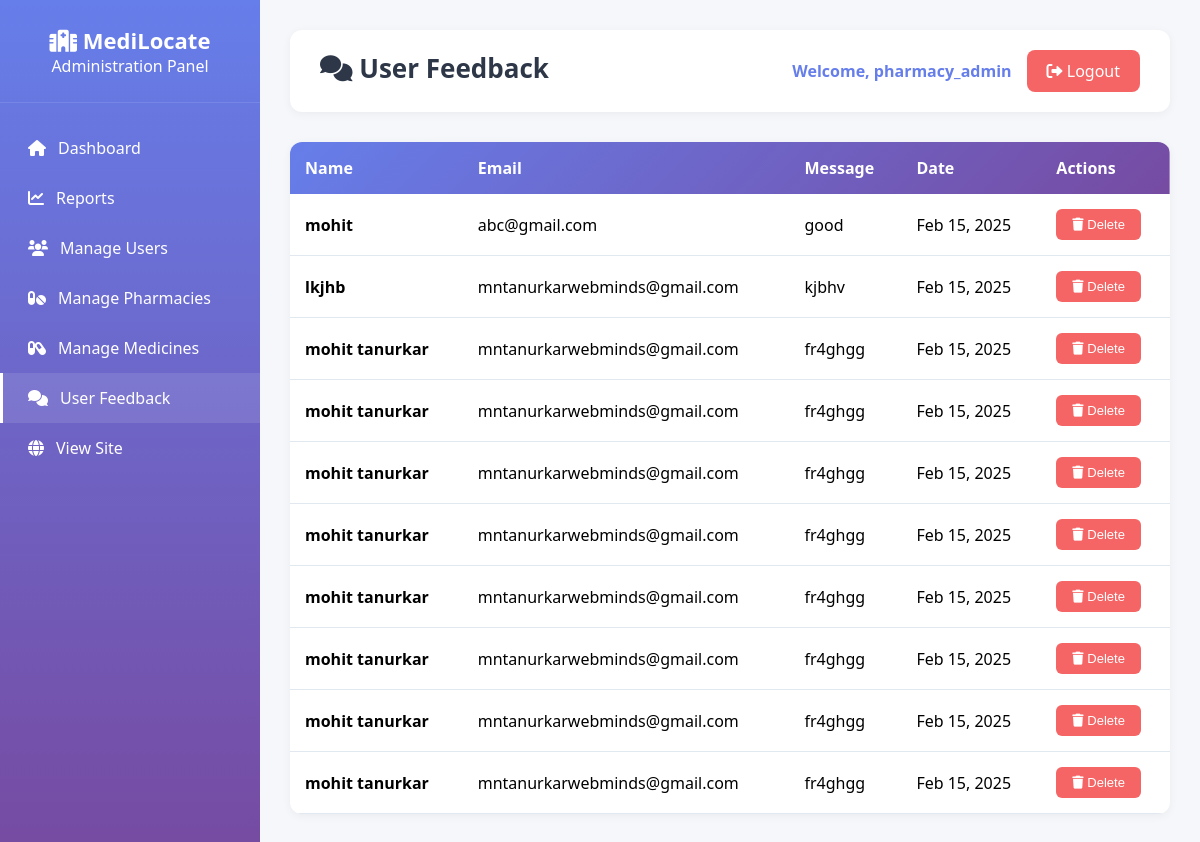
/admin-ml/feedback/ (signed in), run on an earlier commit of the app's database.
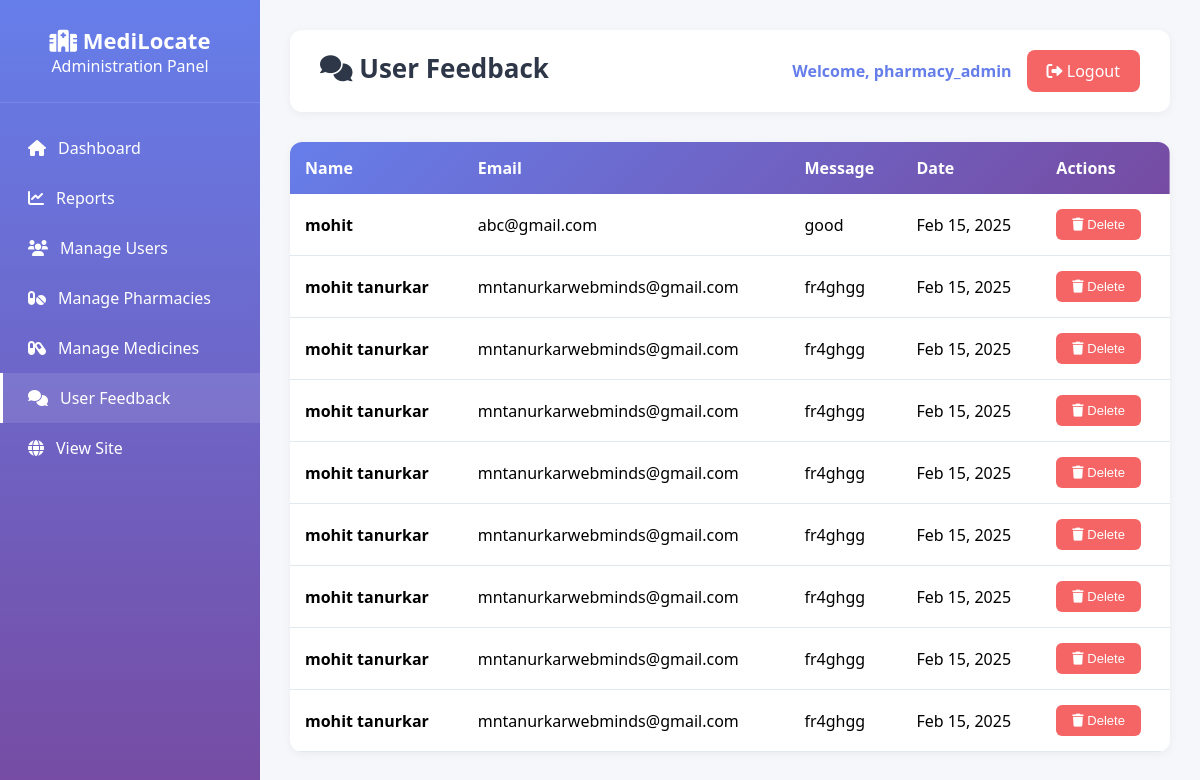
And on a later commit of the database.
### webapp/models.py (models this page shows, shortened)
class Feedback(models.Model):
    name = models.CharField(max_length=255)
    email = models.EmailField()
    message = models.TextField()
    submitted_at = models.DateTimeField(auto_now_add=True)

### webapp/admin_views.py (the view)
# urls.py: path('admin-ml/feedback/', admin_views.admin_feedback, name='admin_feedback'),
@login_required
@user_passes_test(is_admin)
def admin_feedback(request):
    feedbacks = Feedback.objects.all().order_by('-id')
    paginator = Paginator(feedbacks, 20)
    page = request.GET.get('page', 1)
    feedbacks_page = paginator.get_page(page)
    context = {
        'feedbacks': feedbacks_page,
        'admin_user': request.user,
    }
    return render(request, 'admin/feedback.html', context)

### webapp/admin_views.py (called while the page is built)
def is_admin(user):
    if not user.is_authenticated:
        return False
    return user.is_staff or (hasattr(user, 'profile') and user.profile.role == 'ADMIN')

### webapp/templates/admin/feedback.html (shortened to what this page needs)
{% load static %}
<!DOCTYPE html>
<html lang="en">
<head>
    <link rel="stylesheet" href="https://cdnjs.cloudflare.com/ajax/libs/font-awesome/6.0.0/css/all.min.css">
</head>
<body>
    <div class="sidebar">
        <div class="sidebar-header"><h2><i class="fas fa-hospital"></i> MediLocate</h2><p>Administration Panel</p></div>
        <nav class="sidebar-menu">
            <a href="{% url 'admin_dashboard_main' %}" class="menu-item"><i class="fas fa-home"></i><span>Dashboard</span></a>
            <a href="{% url 'admin_reports' %}" class="menu-item"><i class="fas fa-chart-line"></i><span>Reports</span></a>
            <a href="{% url 'admin_users' %}" class="menu-item"><i class="fas fa-users"></i><span>Manage Users</span></a>
            <a href="{% url 'admin_pharmacies' %}" class="menu-item"><i class="fas fa-pills"></i><span>Manage Pharmacies</span></a>
            <a href="{% url 'admin_medicines' %}" class="menu-item"><i class="fas fa-capsules"></i><span>Manage Medicines</span></a>
            <a href="{% url 'admin_feedback' %}" class="menu-item active"><i class="fas fa-comments"></i><span>User Feedback</span></a>
            <a href="{% url 'home' %}" class="menu-item"><i class="fas fa-globe"></i><span>View Site</span></a>
        </nav>
    </div>
    <div class="main-content">
        <div class="top-bar">
            <h1><i class="fas fa-comments"></i> User Feedback</h1>
            <div style="display: flex; gap: 15px; align-items: center;">
                <span style="color: #667eea; font-weight: 600;">Welcome, {{ admin_user.username }}</span>
                <a href="{% url 'admin_logout' %}" class="logout-btn"><i class="fas fa-sign-out-alt"></i> Logout</a>
            </div>
        </div>
        <div class="table-container">
            <table>
                <thead><tr><th>Name</th><th>Email</th><th>Message</th><th>Date</th><th>Actions</th></tr></thead>
                <tbody>
                    {% for feedback in feedbacks %}
                    <tr>
                        <td><strong>{{ feedback.name }}</strong></td>
                        <td>{{ feedback.email }}</td>
                        <td style="max-width: 300px;">{{ feedback.message|truncatewords:15 }}</td>
                        <td>{{ feedback.submitted_at|date:"M d, Y" }}</td>
                        <td>
                            <form method="POST" action="{% url 'admin_feedback_delete' feedback.id %}" style="display: inline;" onsubmit="return confirm('Delete this feedback?')">
                                <button type="submit" class="btn-delete"><i class="fas fa-trash"></i> Delete</button>
                            </form>
                        </td>
                    </tr>
                    {% empty %}
                    <tr><td colspan="5" style="text-align: center; padding: 40px;">No feedback available</td></tr>
                    {% endfor %}
                </tbody>
            </table>
        </div>
    </div>
</body>
</html>

What changed in the data, as far as the page shows it:
removed Feedback: name "lkjhb", email "mntanurkarwebminds@gmail.com", message "kjbhv", submitted_at "Feb 15, 2025"
